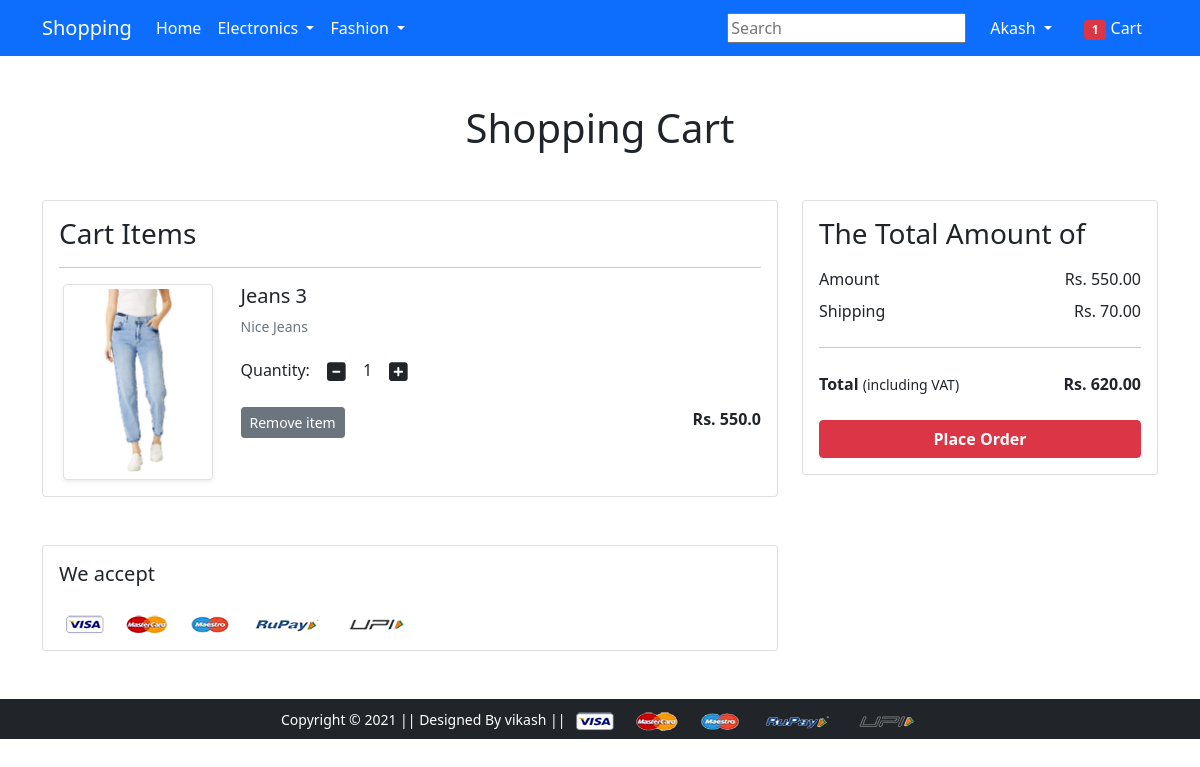
Page /cart/ (signed in) on the committed database.
### app/models.py (models this page shows, shortened)
class Cart(models.Model):
 user = models.ForeignKey(User, on_delete=models.CASCADE)
 product = models.ForeignKey(Product, on_delete=models.CASCADE)
 quantity = models.PositiveIntegerField(default=1)
 def __str__(self):
  return str(self.id)

class Product(models.Model):
 title = models.CharField(max_length=100)
 selling_price = models.FloatField()
 discounted_price = models.FloatField()
 description = models.TextField()
 brand = models.CharField(max_length=100)
 category = models.CharField( choices=CATEGORY_CHOICES, max_length=2)
 product_image = models.ImageField(upload_to='productimg')

### app/views.py (the view)
# urls.py: path('cart/', views.show_cart, name='showcart'),
@login_required
def show_cart(request):
	totalitem = 0
	if request.user.is_authenticated:
		totalitem = len(Cart.objects.filter(user=request.user))
		user = request.user
		cart = Cart.objects.filter(user=user)
		amount = 0.0
		shipping_amount = 70.0
		totalamount=0.0
		cart_product = [p for p in Cart.objects.all() if p.user == request.user]
		print(cart_product)
		if cart_product:
			for p in cart_product:
				tempamount = (p.quantity * p.product.discounted_price)
				amount += tempamount
				totalamount = amount+shipping_amount
			return render(request, 'app/addtocart.html', {'carts':cart, 'amount':amount, 'totalamount':totalamount, 'totalitem':totalitem})
		else:
			return render(request, 'app/emptycart.html', {'totalitem':totalitem})
	else:
		return render(request, 'app/emptycart.html', {'totalitem':totalitem})

### app/templates/app/addtocart.html (shortened to what this page needs)
{% extends 'app/base.html' %}
{% load static %}
{% block main-content %}
<div class="container my-5">
 <div class="row">
  <h1 class="text-center mb-5">Shopping Cart</h1>
  <div class="col-sm-8">
  <div class="card">
   <div class="card-body">
    <h3>Cart Items</h3>
    {% for cart in carts %}
    <hr>
    <div class="row">
     <div class="col-sm-3 text-center align-self-center"><img src="{{cart.product.product_image.url}}" alt="" srcset="" class="img-fluid img-thumbnail shadow-sm" height="150" width="150"> </div>
     <div class="col-sm-9">
      <div>
       <h5>{{cart.product.title}}</h5>
       <p class="mb-2 text-muted small">{{cart.product.description}}</p>
       <div class="my-3">
        <label for="quantity">Quantity:</label>
        <a class="minus-cart btn" pid="{{cart.product.id}}"><i class="fas fa-minus-square fa-lg"></i></a>
          <span id="quantity">{{cart.quantity}}</span>
        <a class="plus-cart btn" pid="{{cart.product.id}}"><i class="fas fa-plus-square fa-lg"></i></a>
       </div>
       <div class="d-flex justify-content-between">
        <a class="btn btn-sm btn-secondary mr-3 remove-cart" pid={{cart.product.id}}>Remove item </a>
        <p class="mb-0"><span><strong>Rs. {{cart.product.discounted_price}}</strong></span></p>
       </div>
      </div>
     </div>
    </div>
    {% endfor %}
   </div>
   </div>
  </div>
  <div class="col-sm-4">
   <div class="card">
    <div class="card-body">
      <h3>The Total Amount of</h3>
      <ul class="list-group">
       <li class="list-group-item d-flex justify-content-between align-items-center border-0 px-0 pb-0">Amount<span>Rs. <span id="amount">{{amount|floatformat:2}}</span> </span></li>
       <li class="list-group-item d-flex justify-content-between align-items-center border-0 px-0">Shipping<span>Rs. 70.00</span></li>
       <hr>
       <li class="list-group-item d-flex justify-content-between align-items-center border-0 px-0 mb-3">
        <div>
           <strong>Total</strong> <small>(including VAT)</small>
         </div>
         <span><strong>Rs. </strong><strong id="totalamount"> {{totalamount|floatformat:2}}</strong></span>
       </li>
      </ul>
      <div class="d-grid"><a href="{% url 'checkout' %}" class="btn btn-danger fw-bold">Place Order</a></div>
    </div>
   </div>
  </div>
 </div>
</div>
<div class="container">
 <div class="row">
  <div class="col-sm-8">
   <div class="card">
    <div class="card-body">
      <h5 class="mb-4">We accept</h5>
      <img src="{% static 'app/images/payment.png' %}" alt="" class="img-fluid">
    </div>
  </div>
  </div>
 </div>
</div>
{% endblock main-content %}

### app/templates/app/base.html (shortened to what this page needs)
<!doctype html>
{% load static %}
<html lang="en">
  <head>
    <link href="https://cdn.jsdelivr.net/npm/bootstrap@5.0.0-beta1/dist/css/bootstrap.min.css" rel="stylesheet">
    <link rel="stylesheet" href="{% static 'app/css/owl.carousel.min.css' %}">
    <link rel="stylesheet" href="{% static 'app/css/all.min.css' %}">
    <link rel="stylesheet" href="{% static 'app/css/style.css' %}">
  </head>
  <body>
    <nav class="navbar navbar-expand-lg navbar-dark bg-primary">
     <div class="container">
       <a class="navbar-brand" href="/">Shopping</a>
       <div class="collapse navbar-collapse" id="navbarSupportedContent">
         <ul class="navbar-nav me-auto mb-2 mb-lg-0">
           <li class="nav-item">
             <a class="nav-link active" aria-current="page" href="/">Home</a>
           </li>
           <li class="nav-item dropdown">
             <a class="nav-link dropdown-toggle text-white" href="#" id="electronicsDropdown" role="button" data-bs-toggle="dropdown" aria-expanded="false">
               Electronics
             </a>
           </li>
           <li class="nav-item dropdown">
             <a class="nav-link dropdown-toggle text-white" href="#" id="fashionDropdown" role="button" data-bs-toggle="dropdown" aria-expanded="false">
               Fashion
             </a>
           </li>
         </ul>
         <form class="d-flex">
           <input class="form-co ntrol me-2" type="search" placeholder="Search" aria-label="Search">
         </form>
         <div>
          <ul class="navbar-nav me-auto mb-2 mb-lg-0">
          {% if request.user.is_authenticated %}
           <li class="nav-item dropdown mx-2">
              <a class="nav-link dropdown-toggle text-white" href="#" id="profileDropdown" role="button" data-bs-toggle="dropdown" aria-expanded="false">
                {{request.user.username|capfirst}}
              </a>
            </li>
            <li class="nav-item mx-2">
              <a href="{% url 'showcart' %}" class="nav-link text-white"><span class="badge bg-danger">{{totalitem}}</span> Cart </a>
            </li>
            {% endif %}
          </ul>
         </div>
       </div>
     </div>
    </nav>
    {% block main-content %} {% endblock main-content %}
    <footer class="container-fluid bg-dark text-center p-2 mt-5">
        <small class="text-white">Copyright &copy; 2021 || Designed By vikash || </small>
        <img src="{% static 'app/images/payment.png' %}" alt="" srcset="" class="img-fluid" height="2px">
    </footer>
  </body>
</html>

### rows in the picture
Cart: product.product_image (picture), product "Jeans 3", product.description "Nice Jeans", quantity "1", product.discounted_price "550.0"

### other values in the picture
{{ request.user.username|capfirst }} "Akash"
{{ totalitem }} "1"
{{ amount|floatformat:2 }} "550.00"
{{ totalamount|floatformat:2 }} "620.00"
